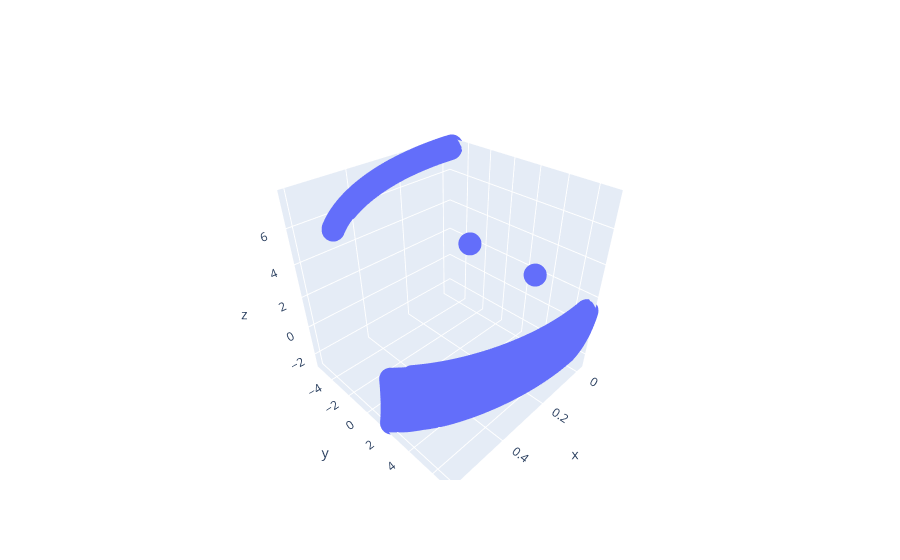

This figure's notebook cell:
### Code cell
fig = go.Figure()
#fig.update_xaxes(range=[140, 190])
#fig.update_traces(mode='markers')
fig.add_trace(go.Scatter3d(
    x=points[:,0],
    y=points[:,1],
    z=points[:,2],
    mode='markers',
))

fig.show()

### Figure 1 — Plotly figure (JSON) as saved in the notebook; plotly's stock layout.template omitted (floating-point values rounded to 4 significant figures; data arrays with more than 128 entries replaced by an {"elided": "..."} marker saying what was removed)
{"data": [{"mode": "markers", "type": "scatter3d", "x": {"elided": "7740 float values"}, "y": {"elided": "7740 float values"}, "z": {"elided": "7740 float values"}}], "layout": {}}
